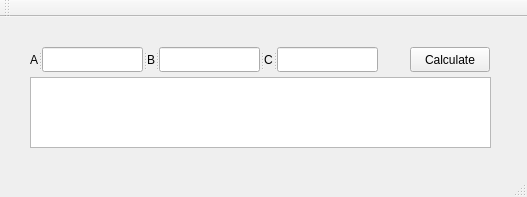
<?xml version="1.0" encoding="UTF-8"?>
<ui version="4.0">
 <class>QuadraticEquationCalcMainWindow</class>
 <widget class="QMainWindow" name="QuadraticEquationCalcMainWindow">
  <property name="geometry">
   <rect>
    <x>0</x>
    <y>0</y>
    <width>527</width>
    <height>197</height>
   </rect>
  </property>
  <property name="sizePolicy">
   <sizepolicy hsizetype="Fixed" vsizetype="Fixed">
    <horstretch>0</horstretch>
    <verstretch>0</verstretch>
   </sizepolicy>
  </property>
  <property name="windowTitle">
   <string>QuadraticEquationCalcMainWindow</string>
  </property>
  <property name="documentMode">
   <bool>false</bool>
  </property>
  <widget class="QWidget" name="centralWidget">
   <widget class="QPushButton" name="pushButton">
    <property name="geometry">
     <rect>
      <x>410</x>
      <y>30</y>
      <width>80</width>
      <height>25</height>
     </rect>
    </property>
    <property name="text">
     <string>Calculate</string>
    </property>
   </widget>
   <widget class="QTextBrowser" name="textBrowser">
    <property name="geometry">
     <rect>
      <x>30</x>
      <y>60</y>
      <width>461</width>
      <height>71</height>
     </rect>
    </property>
    <property name="readOnly">
     <bool>true</bool>
    </property>
    <property name="html">
     <string>&lt;!DOCTYPE HTML PUBLIC &quot;-//W3C//DTD HTML 4.0//EN&quot; &quot;http://www.w3.org/TR/REC-html40/strict.dtd&quot;&gt;
&lt;html&gt;&lt;head&gt;&lt;meta name=&quot;qrichtext&quot; content=&quot;1&quot; /&gt;&lt;style type=&quot;text/css&quot;&gt;
p, li { white-space: pre-wrap; }
&lt;/style&gt;&lt;/head&gt;&lt;body style=&quot; font-family:'Noto Sans'; font-size:9pt; font-weight:400; font-style:normal;&quot;&gt;
&lt;p style=&quot;-qt-paragraph-type:empty; margin-top:0px; margin-bottom:0px; margin-left:0px; margin-right:0px; -qt-block-indent:0; text-indent:0px;&quot;&gt;&lt;br /&gt;&lt;/p&gt;&lt;/body&gt;&lt;/html&gt;</string>
    </property>
    <property name="textInteractionFlags">
     <set>Qt::LinksAccessibleByKeyboard|Qt::LinksAccessibleByMouse|Qt::TextBrowserInteraction|Qt::TextSelectableByKeyboard|Qt::TextSelectableByMouse</set>
    </property>
   </widget>
   <widget class="QSplitter" name="splitter">
    <property name="geometry">
     <rect>
      <x>30</x>
      <y>30</y>
      <width>348</width>
      <height>25</height>
     </rect>
    </property>
    <property name="orientation">
     <enum>Qt::Horizontal</enum>
    </property>
    <widget class="QLabel" name="label">
     <property name="text">
      <string>A</string>
     </property>
    </widget>
    <widget class="QLineEdit" name="lineEdit">
     <property name="inputMethodHints">
      <set>Qt::ImhDigitsOnly</set>
     </property>
    </widget>
    <widget class="QLabel" name="label_2">
     <property name="text">
      <string>B</string>
     </property>
    </widget>
    <widget class="QLineEdit" name="lineEdit_2"/>
    <widget class="QLabel" name="label_3">
     <property name="text">
      <string>C</string>
     </property>
    </widget>
    <widget class="QLineEdit" name="lineEdit_3"/>
   </widget>
  </widget>
  <widget class="QMenuBar" name="menuBar">
   <property name="geometry">
    <rect>
     <x>0</x>
     <y>0</y>
     <width>527</width>
     <height>22</height>
    </rect>
   </property>
  </widget>
  <widget class="QToolBar" name="mainToolBar">
   <attribute name="toolBarArea">
    <enum>TopToolBarArea</enum>
   </attribute>
   <attribute name="toolBarBreak">
    <bool>false</bool>
   </attribute>
  </widget>
  <widget class="QStatusBar" name="statusBar"/>
 </widget>
 <layoutdefault spacing="6" margin="11"/>
 <resources/>
 <connections/>
</ui>
